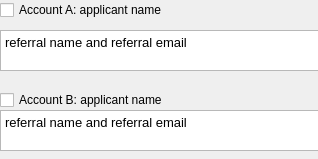
      <widget class="QWidget" name="scrollAreaWidgetContents">
       <property name="geometry">
        <rect>
         <x>0</x>
         <y>0</y>
         <width>318</width>
         <height>159</height>
        </rect>
       </property>
       <widget class="QTextBrowser" name="textBrowser_7">
        <property name="geometry">
         <rect>
          <x>0</x>
          <y>30</y>
          <width>321</width>
          <height>41</height>
         </rect>
        </property>
        <property name="frameShape">
         <enum>QFrame::StyledPanel</enum>
        </property>
        <property name="frameShadow">
         <enum>QFrame::Sunken</enum>
        </property>
        <property name="html">
         <string>&lt;!DOCTYPE HTML PUBLIC &quot;-//W3C//DTD HTML 4.0//EN&quot; &quot;http://www.w3.org/TR/REC-html40/strict.dtd&quot;&gt;
&lt;html&gt;&lt;head&gt;&lt;meta name=&quot;qrichtext&quot; content=&quot;1&quot; /&gt;&lt;style type=&quot;text/css&quot;&gt;
p, li { white-space: pre-wrap; }
&lt;/style&gt;&lt;/head&gt;&lt;body style=&quot; font-family:'MS Shell Dlg 2'; font-size:10pt; font-weight:400; font-style:normal;&quot;&gt;
&lt;p style=&quot; margin-top:0px; margin-bottom:0px; margin-left:0px; margin-right:0px; -qt-block-indent:0; text-indent:0px;&quot;&gt;referral name and referral email&lt;/p&gt;&lt;/body&gt;&lt;/html&gt;</string>
        </property>
       </widget>
       <widget class="QCheckBox" name="checkBox_6">
        <property name="geometry">
         <rect>
          <x>0</x>
          <y>90</y>
          <width>301</width>
          <height>20</height>
         </rect>
        </property>
        <property name="text">
         <string>Account B: applicant name</string>
        </property>
       </widget>
       <widget class="QCheckBox" name="checkBox_8">
        <property name="geometry">
         <rect>
          <x>0</x>
          <y>0</y>
          <width>301</width>
          <height>20</height>
         </rect>
        </property>
        <property name="text">
         <string>Account A: applicant name</string>
        </property>
       </widget>
       <widget class="QTextBrowser" name="textBrowser_9">
        <property name="geometry">
         <rect>
          <x>0</x>
          <y>110</y>
          <width>321</width>
          <height>41</height>
         </rect>
        </property>
        <property name="frameShape">
         <enum>QFrame::StyledPanel</enum>
        </property>
        <property name="frameShadow">
         <enum>QFrame::Sunken</enum>
        </property>
        <property name="html">
         <string>&lt;!DOCTYPE HTML PUBLIC &quot;-//W3C//DTD HTML 4.0//EN&quot; &quot;http://www.w3.org/TR/REC-html40/strict.dtd&quot;&gt;
&lt;html&gt;&lt;head&gt;&lt;meta name=&quot;qrichtext&quot; content=&quot;1&quot; /&gt;&lt;style type=&quot;text/css&quot;&gt;
p, li { white-space: pre-wrap; }
&lt;/style&gt;&lt;/head&gt;&lt;body style=&quot; font-family:'MS Shell Dlg 2'; font-size:10pt; font-weight:400; font-style:normal;&quot;&gt;
&lt;p style=&quot; margin-top:0px; margin-bottom:0px; margin-left:0px; margin-right:0px; -qt-block-indent:0; text-indent:0px;&quot;&gt;referral name and referral email&lt;/p&gt;&lt;/body&gt;&lt;/html&gt;</string>
        </property>
       </widget>
       <widget class="QTextBrowser" name="textBrowser_8">
        <property name="geometry">
         <rect>
          <x>0</x>
          <y>250</y>
          <width>321</width>
          <height>41</height>
         </rect>
        </property>
        <property name="frameShape">
         <enum>QFrame::StyledPanel</enum>
        </property>
        <property name="frameShadow">
         <enum>QFrame::Sunken</enum>
        </property>
        <property name="html">
         <string>&lt;!DOCTYPE HTML PUBLIC &quot;-//W3C//DTD HTML 4.0//EN&quot; &quot;http://www.w3.org/TR/REC-html40/strict.dtd&quot;&gt;
&lt;html&gt;&lt;head&gt;&lt;meta name=&quot;qrichtext&quot; content=&quot;1&quot; /&gt;&lt;style type=&quot;text/css&quot;&gt;
p, li { white-space: pre-wrap; }
&lt;/style&gt;&lt;/head&gt;&lt;body style=&quot; font-family:'MS Shell Dlg 2'; font-size:10pt; font-weight:400; font-style:normal;&quot;&gt;
&lt;p style=&quot; margin-top:0px; margin-bottom:0px; margin-left:0px; margin-right:0px; -qt-block-indent:0; text-indent:0px;&quot;&gt;referral name and referral email&lt;/p&gt;&lt;/body&gt;&lt;/html&gt;</string>
        </property>
       </widget>
       <widget class="QCheckBox" name="checkBox_9">
        <property name="geometry">
         <rect>
          <x>0</x>
          <y>230</y>
          <width>301</width>
          <height>20</height>
         </rect>
        </property>
        <property name="text">
         <string>Account C: applicant name</string>
        </property>
       </widget>
      </widget>
